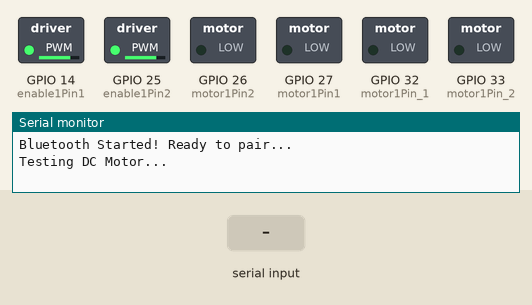
Simulated run of this sketch. Board: ESP32. Shown: switched loads named in the sketch (green lamp = pin HIGH), the last lines printed to the serial monitor. Inputs (shaded band) come from the test bench. Nothing arrives over Bluetooth unless stated.

Above: at 1.2 s.
1.3 s: "F" received over the second serial link
At 2.5 s:
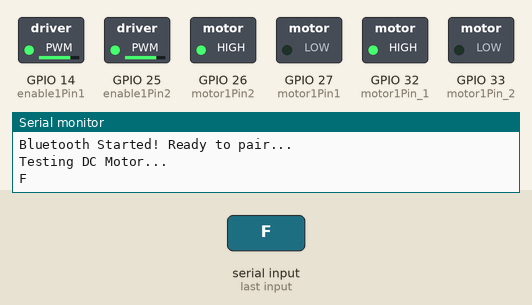
2.8 s: "B" received over the second serial link
At 3.7 s:
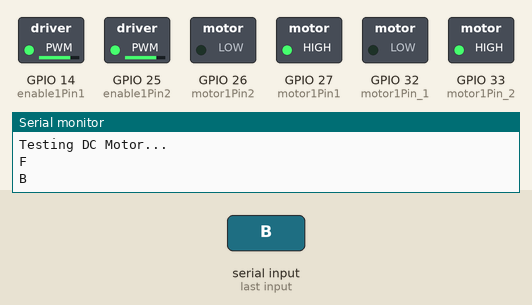
4.3 s: "L" received over the second serial link
At 4.8 s:
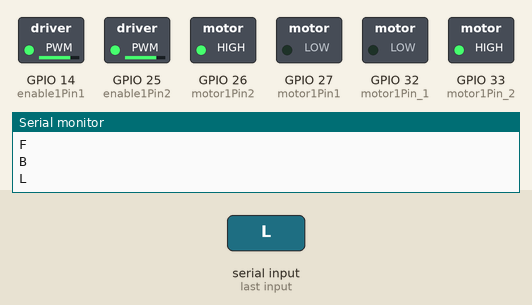
5.8 s: "R" received over the second serial link
At 7.1 s:
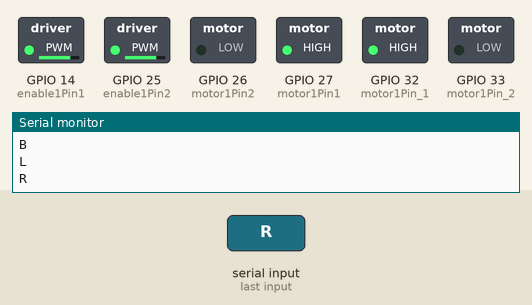
Timing chart, 0 to 8.3 s (numbered marks = the images above; inputs shaded):
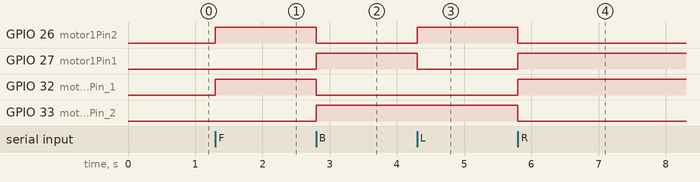

Measured:
- after the input at 1.3 s, GPIO 26 (motor1Pin2), GPIO 32 (motor1Pin_1): LOW → HIGH at once
- after the input at 2.8 s, GPIO 26 (motor1Pin2), GPIO 32 (motor1Pin_1): HIGH → LOW at once; GPIO 27 (motor1Pin1), GPIO 33 (motor1Pin_2): LOW → HIGH at once
- after the input at 4.3 s, GPIO 26 (motor1Pin2): LOW → HIGH at once; GPIO 27 (motor1Pin1): HIGH → LOW at once
- after the input at 5.8 s, GPIO 26 (motor1Pin2), GPIO 33 (motor1Pin_2): HIGH → LOW at once; GPIO 27 (motor1Pin1), GPIO 32 (motor1Pin_1): LOW → HIGH at once

The sketch:

car_esp.ino
```cpp
#include "BluetoothSerial.h"

/* Check if Bluetooth configurations are enabled in the SDK */
/* If not, then you have to recompile the SDK */
#if !defined(CONFIG_BT_ENABLED) || !defined(CONFIG_BLUEDROID_ENABLED)
#error Bluetooth is not enabled! Please run `make menuconfig` to and enable it
#endif

BluetoothSerial SerialBT;

int motor1Pin1 = 27;
int motor1Pin2 = 26;

int motor1Pin_1 = 32;
int motor1Pin_2 = 33;

int enable1Pin1 = 14;
int enable1Pin2 = 25;

char data_incom;
// Setting PWM properties
const int freq = 30000;
const int pwmChannel0 = 0;
const int pwmChannel1 = 1;

const int resolution = 8;
int dutyCycle = 200;

void setup() {
  pinMode(motor1Pin1, OUTPUT);
  pinMode(motor1Pin2, OUTPUT);
  pinMode(enable1Pin1, OUTPUT);

  pinMode(motor1Pin_1, OUTPUT);
  pinMode(motor1Pin_2, OUTPUT);
  pinMode(enable1Pin2, OUTPUT);

  ledcSetup(pwmChannel0, freq, resolution);
  ledcSetup(pwmChannel1, freq, resolution);

  ledcAttachPin(enable1Pin1, pwmChannel0);
  ledcAttachPin(enable1Pin2, pwmChannel1);

  ledcWrite(pwmChannel0, dutyCycle);
  ledcWrite(pwmChannel1, dutyCycle);
  Serial.begin(115200);
  SerialBT.begin();
  Serial.println("Bluetooth Started! Ready to pair...");
  Serial.println("Testing DC Motor...");
}

void loop() {
  if (SerialBT.available())
  {
    data_incom = SerialBT.read();
    Serial.println(data_incom);
  }

  if( data_incom == 'F'){
    forword();
  }else if(data_incom == 'B'){
    backword();
  }else if(data_incom == 'L'){
    left();
  }
  else if(data_incom == 'R'){
    right();
  }else{
    Break();
  }
}

void forword() {
  digitalWrite(motor1Pin_1, HIGH);
  digitalWrite(motor1Pin_2, LOW);
  digitalWrite(motor1Pin1, LOW);
  digitalWrite(motor1Pin2, HIGH);

}

void backword() {
  digitalWrite(motor1Pin_1, LOW);
  digitalWrite(motor1Pin_2, HIGH);
  digitalWrite(motor1Pin1, HIGH);
  digitalWrite(motor1Pin2, LOW);
}

void right() {
  digitalWrite(motor1Pin_1, HIGH);
  digitalWrite(motor1Pin_2, LOW);
  digitalWrite(motor1Pin1, HIGH);
  digitalWrite(motor1Pin2, LOW);
}

void left() {
  digitalWrite(motor1Pin_1, LOW);
  digitalWrite(motor1Pin_2, HIGH);
  digitalWrite(motor1Pin1, LOW);
  digitalWrite(motor1Pin2, HIGH);
}

void Break() {
  digitalWrite(motor1Pin_1, LOW);
  digitalWrite(motor1Pin_2, LOW);
  digitalWrite(motor1Pin1, LOW);
  digitalWrite(motor1Pin2, LOW);
}
```
